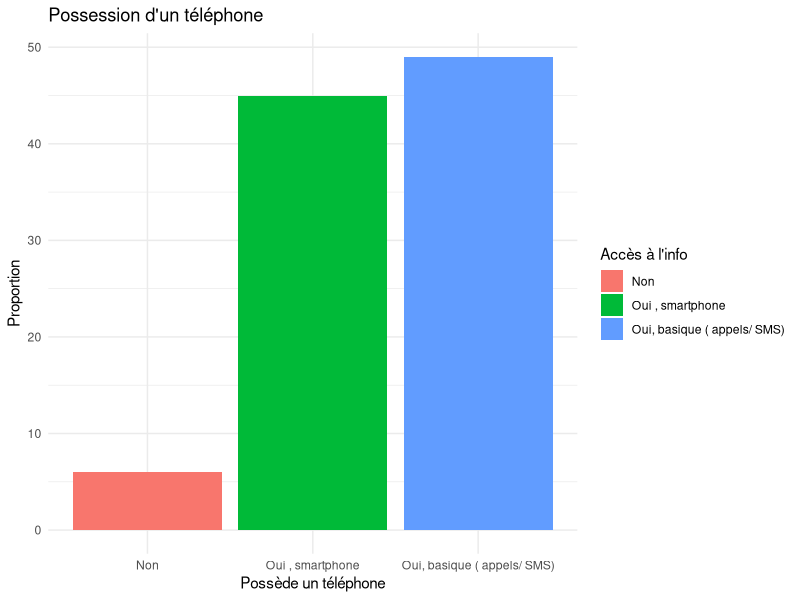
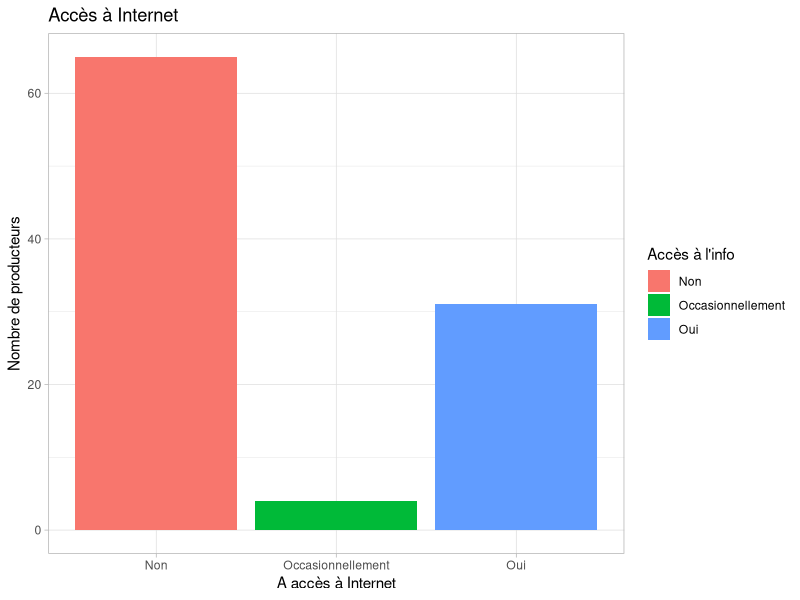

The R source for these figures, in order: (Note: this script raises an error after producing the figures.)
# OUVRIR La base de données simulées
library(readr)
simulation <- read.csv("Simulation_AgriN.csv")
View(simulation)


# convertir les colonnes non numériques en factor
simulation$sexe <- as.factor(simulation$sexe)
simulation$age <- as.factor(simulation$age)
simulation$etude <- as.factor(simulation$etude)
simulation$vilage <- as.factor(simulation$vilage)
simulation$commune <- as.factor(simulation$commune)
simulation$type_agri <- as.factor(simulation$type_agri)
simulation$culture1 <- as.factor(simulation$culture1)
simulation$culture2 <- as.factor(simulation$culture2)
simulation$culture3 <- as.factor(simulation$culture3)
simulation$unite_superficie_maïs <- as.factor(simulation$unite_superficie_maïs)
simulation$unite_superficie_total <- as.factor(simulation$unite_superficie_total)
simulation$expérience <- as.factor(simulation$expérience)
simulation$phenomene_clima_obs <- as.factor(simulation$phenomene_clima_obs)
simulation$liste_phenomene_clima_obs <- as.factor(simulation$liste_phenomene_clima_obs)
simulation$moyen_gestion_risques <- as.factor(simulation$moyen_gestion_risques)
simulation$moyen1 <- as.factor(simulation$moyen1)
simulation$Moyen2 <- as.factor(simulation$Moyen2)
simulation$Moyen3 <- as.factor(simulation$Moyen3)
simulation$possession_telephone <- as.factor(simulation$possession_telephone)
simulation$acces_internet <- as.factor(simulation$acces_internet)
simulation$Utilisation_outils_numeriques <- as.factor(simulation$Utilisation_outils_numeriques)
simulation$precisez_lesquels <- as.factor(simulation$precisez_lesquels)
simulation$frequence_appli_mobiles <- as.factor(simulation$frequence_appli_mobiles)
simulation$frequence_plateformes_web. <- as.factor(simulation$frequence_plateformes_web.)
simulation$frequence_SMS_alerte.pretoce. <- as.factor(simulation$frequence_SMS_alerte.pretoce.)
simulation$frequence_reseaux_sociaux.agricoles <- as.factor(simulation$frequence_reseaux_sociaux.agricoles)
simulation$frequence_autres_outils <- as.factor(simulation$frequence_autres_outils)
simulation$obstacles_au_numerique <- as.factor(simulation$obstacles_au_numerique)
simulation$informations_souhaitee_recevoir <- as.factor(simulation$informations_souhaitee_recevoir)
simulation$forme_reception_préfere <- as.factor(simulation$forme_reception_préfere)
simulation$langues_adaptes <- as.factor(simulation$langues_adaptes)
simulation$Langue_locale_majoritaire <- as.factor(simulation$Langue_locale_majoritaire)
simulation$fonctionalite_application <- as.factor(simulation$fonctionalite_application)
simulation$caracteristique_principale_application <- as.factor(simulation$caracteristique_principale_application)
simulation$gestionnaire <- as.factor(simulation$gestionnaire)
simulation$appli_numerique_gere_aleas_climatiques <- as.factor(simulation$appli_numerique_gere_aleas_climatiques)
simulation$conditions_utilisation <- as.factor(simulation$conditions_utilisation)
simulation$contribution_symbolique <- as.factor(simulation$contribution_symbolique)
simulation$suggestions <- as.factor(simulation$suggestions)

# Analyse Univariée (le "Tri à plat") pour dresser le panorama global de l'accès à l'information et des obstacles
summary(simulation[, 22:31])


# création d'un graphique pour montrerla possession de telephone et l'accès à internet
install.packages("ggplot2")
library(ggplot2)
ggplot(simulation, aes(x = possession_telephone, fill = possession_telephone)) + geom_bar(position = "dodge") + labs(title = "Possession d'un téléphone", x = "Possède un téléphone", y = "Proportion", fill = "Accès à l'info") + theme_minimal()

ggplot(simulation, aes(x = acces_internet, fill = acces_internet)) + geom_bar(position = "dodge") + labs(title = "Accès à Internet", x = "A accès à Internet", y = "Nombre de producteurs", fill = "Accès à l'info") + theme_light()

# Tableau croisé pour montrer l'accès à internet et au téléphone selon le sexe 
tab_sexe_tel <- table(simulation$sexe, simulation$possession_telephone)
View(tab_sexe_tel)
tab_sexe_net <- table(simulation$sexe, simulation$acces_internet)
View(tab_sexe_net)
cat("Pourcentage de possession de téléphone par sexe \n")
round(prop.table(tab_sexe_tel, 1) * 100, 1)
cat("Pourcentage d'accès à internet par sexe \n")
round(prop.table(tab_sexe_net, 1) * 100, 1)

# Tableau croisé pour montrer l'accès à internet et au téléphone selon le niveau d'instruction
tab_scol_tel <- table(simulation$etude, simulation$possession_telephone)
View(tab_scol_tel)
tab_scol_net <- table(simulation$etude, simulation$acces_internet)
View(tab_scol_net)
cat("Accès à internet selon le niveau d'instruction\n")
round(prop.table(tab_scol_net, 1) * 100, 1)
cat("Possession de telephone selon le niveau d'instruction \n")
round(prop.table(tab_scol_tel, 1) * 100, 1)

# Tableau croisé pour montrer l'accès à internet et au téléphone selon la commune
cat(" Score moyen de maturité numérique par commune \n") 
aggregate(score_maturite ~ commune, data = simulation, FUN = mean)



# Les tests de dépendance
test_fisher <- fisher.test(table(simulation$acces_internet, simulation$possession_telephone))
print(test_fisher)

test_fisher_scol_net <- fisher.test(table(simulation$etude, simulation$acces_internet))
cat(" Résultat du Test de Fisher pour accès internet selon l'instruction \n")
print(test_fisher_scol_net)

test_fisher_scol_tel <- fisher.test(table(simulation$etude, simulation$possession_telephone))
cat(" Résultat du Test de Fisher pour possession de telephone selon l'instruction \n")
print(test_fisher_scol_tel)

test_fisher_com_net <- fisher.test(table(simulation$commune, simulation$acces_internet))
cat(" Résultat du Test de Fisher pour accès internet selon la commune \n")
print(test_fisher_com_net)

test_fisher_com_tel <- fisher.test(table(simulation$commune, simulation$possession_telephone))
cat(" Résultat du Test de Fisher pour possession de telephone selon la commune \n")
print(test_fisher_com_tel)


test_fisher_culture_tel <- fisher.test(table(simulation$culture1, simulation$possession_telephone))
cat(" Résultat du Test de Fisher pour possession de telephone selon le type de culture \n")
print(test_fisher_culture_tel)

test_fisher_culture_net <- fisher.test(table(simulation$culture1, simulation$acces_internet))
cat(" Résultat du Test de Fisher pour accès internet selon le type de culture \n")
print(test_fisher_culture_net)

## montrer les résultats dans un graphique
library(ggplot2)

# Graphique pour voir la Commune qui favorise l'accès à internet
ggplot(simulation, aes(x = commune, fill = acces_internet)) +
  geom_bar(position = "fill") +
  scale_y_continuous(labels = scales::percent) +
  labs(title = "Disparité d'accès à Internet par Commune",
       y = "Pourcentage", x = "Communes") +
  theme_minimal()

# Graphique pour voir le type de culture qui favorise la possession de telephone
library(ggplot2)
ggplot(simulation, aes(x = culture1, fill = possession_telephone)) +
  geom_bar(position = "fill") +
  scale_y_continuous(labels = scales::percent) +
  labs(title = "Disparité de possession de telephone par culture",
       y = "Pourcentage", x = "Communes") +
  theme_minimal()

# . Créer une typologie (Le profil du "Producteur Connecté") classement du plusconnecté au moins connecté
simulation$connecte_num <- ifelse(simulation$acces_internet == "Oui", 1, 0)
aggregate(connecte_num ~ sexe, data = simulation, FUN = mean)
aggregate(connecte_num ~ etude, data = simulation, FUN = mean)
aggregate(connecte_num ~ age, data = simulation, FUN = mean)
aggregate(connecte_num ~ culture1, data = simulation, FUN = mean)
aggregate(superficie_total_finale ~ acces_internet, data = simulation, FUN = mean)
typologie_finale <- aggregate(connecte_num ~ sexe + etude + age + commune + culture1, data = simulation, FUN = mean)
typologie_finale <- typologie_finale[order(-typologie_finale$connecte_num), ]
print(typologie_finale)

## Utilisation des outils numériques
# Transformation de la colonne précisez_lesquels
simulation$precisez_lesquels[simulation$Utilisation_outils_numeriques == "Non"] <- "Aucun"

# Transformation des autres colonnes de frequence d'utilisation
outils <- c("frequence_appli_mobiles", "frequence_plateformes_web.", "frequence_SMS_alerte.pretoce.", "frequence_reseaux_sociaux.agricoles", "frequence_autres_outils")
for (nom in outils) { simulation[[nom]][simulation$Utilisation_outils_numeriques == "Non"] <- "Jamais" }
simulation$frequence_appli_mobiles[simulation$frequence_appli_mobiles == "jamais"] <- "Jamais"
simulation$frequence_plateformes_web.[simulation$frequence_plateformes_web. == "jamais"] <- "Jamais"


## analyse de la frequence, du rythme d'utilisation des outils
# transformation des colonnes en frequences ordonnées
ordre_frequence <- c("Jamais", "Rarement", "Mensuellement", "Hebdomadairement","Quotidiennement" )
for (nom in outils) { simulation[[nom]] <- factor(simulation[[nom]], levels = ordre_frequence, ordered = TRUE) }
summary(simulation[, c("frequence_appli_mobiles", "frequence_plateformes_web.", "frequence_SMS_alerte.pretoce.", "frequence_reseaux_sociaux.agricoles", "frequence_autres_outils")])


# Transformer les fréquences en scores numériques
simulation$score_appli_mobile <- as.numeric(as.factor(simulation$frequence_appli_mobiles))
simulation$score_plateforme_web <- as.numeric(as.factor(simulation$frequence_plateformes_web.))
simulation$score_SMS_alerte <- as.numeric(as.factor(simulation$frequence_SMS_alerte.pretoce.))
simulation$score_resaux_sociaux <- as.numeric(as.factor(simulation$frequence_reseaux_sociaux.agricoles))
simulation$score_autre_outil <- as.numeric(as.factor(simulation$frequence_autres_outils))


# Comparer les moyennes par groupe (par Commune et par culture)
aggregate(score_appli_mobile ~ commune, data = simulation, FUN = mean)
aggregate(score_plateforme_web ~ commune, data = simulation, FUN = mean)
aggregate(score_SMS_alerte ~ commune, data = simulation, FUN = mean)
aggregate(score_resaux_sociaux ~ commune, data = simulation, FUN = mean)
aggregate(score_autre_outil ~ commune, data = simulation, FUN = mean)

# Comparer les moyennes par groupe ( par culture)
aggregate(score_appli_mobile ~ culture1, data = simulation, FUN = mean)
aggregate(score_plateforme_web ~ culture1, data = simulation, FUN = mean)
aggregate(score_SMS_alerte ~ culture1, data = simulation, FUN = mean)
aggregate(score_resaux_sociaux ~ culture1, data = simulation, FUN = mean)
aggregate(score_autre_outil ~ culture1, data = simulation, FUN = mean)

# analyse des moyennes pour les comparer les moyennes entre scores et commune
anova_appli_comune <- aov(score_appli_mobile ~ commune, data = simulation) 
summary(anova_appli_comune)

anova_web_comune <- aov(score_plateforme_web ~ commune, data = simulation) 
summary(anova_web_comune)

anova_SMS_comune <- aov(score_SMS_alerte ~ commune, data = simulation) 
summary(anova_SMS_comune)

anova_reseau_comune <- aov(score_resaux_sociaux ~ commune, data = simulation) 
summary(anova_reseau_comune)

anova_autre_outil_comune <- aov(score_autre_outil ~ commune, data = simulation) 
summary(anova_autre_outil_comune)


# analyse des moyennes pour les comparer les moyennes entre scores et culture
anova_appli_culture <- aov(score_appli_mobile ~ culture1, data = simulation) 
summary(anova_appli_comune)

anova_web_culture <- aov(score_plateforme_web ~ culture1, data = simulation) 
summary(anova_web_comune)

anova_SMS_culture <- aov(score_SMS_alerte ~ culture1, data = simulation) 
summary(anova_SMS_comune)

anova_reseau_culture <- aov(score_resaux_sociaux ~ culture1, data = simulation) 
summary(anova_reseau_comune)

anova_autre_outil_culture <- aov(score_autre_outil ~ culture1, data = simulation) 
summary(anova_autre_outil_comune)
#Fréquence (ANOVA) n'est pas significatif alors que l'usage des outls numériques l'est, cela veut dire que la barrière est l'accès (avoir l'outil), mais qu'une fois qu'ils l'ont, ils l'utilisent tous de la même façon.

# Visualiser la comparaison (Le "Radar Chart" ou Barres)

# Classement des obstacles par ordre croissant 
table_obstacle <- table(simulation$obstacles_au_numerique) 
table_obstacle_trie <- sort(table_obstacle, decreasing = TRUE) 
pourcent_obstacle <- prop.table(table_obstacle_trie) * 100 
print(pourcent_obstacle)

obstacles_liste <- c("Manque de réseau", "Cout d'accès à internet", "Manque de formation", "Langue/Compréhension", "Manque de pertinence des informations", "Autre")
counts <- sapply(obstacles_liste, function(x) sum(grepl(x, simulation$obstacles_au_numerique, ignore.case = TRUE)))
pourcent_obstacle <- (counts / nrow(simulation)) * 100
print(pourcent_obstacle)

# création d'un graphique qui montre les obstacles
df_graph <- data.frame( Obstacle = obstacles_liste, Nombre = sapply(obstacles_liste, function(x) sum(grepl(x, simulation$obstacles_au_numerique, ignore.case = TRUE))) )
ggplot(df_graph, aes(x = reorder(Obstacle, Nombre), y = Nombre, fill = Obstacle)) + geom_bar(stat = "identity") + coord_flip() + labs(title = "Principaux obstacles au numérique", x = "Obstacles", y = "Nombre de citations") + theme_minimal() + theme(legend.position = "none")

# graphique pour montrer les obstacles selon le type de culture (ne pas utiliser)
install.packages("dplyr")
library(dplyr)
cultures <- unique(simulation$culture1) 
obstacles <- c("Manque de réseau", "Cout d'accès à internet", "Manque de formation", "Langue/Compréhension", "Manque de pertinence des informations", "Autre")

df_croise <- expand.grid(Culture = cultures, Obstacle = obstacles)
df_croise$Nombre <- mapply(function(c, o) {
  simulation %>% filter(culture1 == c, grepl(o, obstacles_au_numerique)) %>% nrow()
}, df_croise$Culture, df_croise$Obstacle)
library(ggplot2)

ggplot(df_croise, aes(x = Culture, y = Nombre, fill = Obstacle)) + geom_bar(stat = "identity", position = "dodge") + labs(title = "Obstacles au numérique selon le type de culture", x = "Type de Culture", y = "Nombre de citations") + theme_minimal()

# vérifiez si le maïs est aussi celle qui a la plus grande taille d'exploitation ou le plus haut taux de connexion :
aggregate(superficie_total_finale ~ culture1, data = simulation, FUN = mean)

total_par_culture <- as.data.frame(table(simulation$culture1)) 
colnames(total_par_culture) <- c("Culture", "Total")
df_pourcent <- merge(df_croise, total_par_culture, by = "Culture")
df_pourcent$Pourcentage <- (df_pourcent$Nombre / df_pourcent$Total) * 100
ggplot(df_pourcent, aes(x = Culture, y = Pourcentage, fill = Obstacle)) + geom_bar(stat = "identity", position = "dodge") + theme_minimal() + labs(title = "Intensité des obstacles par culture (%)", y = "Pourcentage de citation")


# C'est une excellente nouvelle pour votre analyse, car cela confirme la cohérence de vos résultats précédents (ceux où vos p-values étaient supérieures à 0.5).

#L'implication est la suivante : Les obstacles (réseau, coût) sont uniformes. Ils frappent tout le monde avec la même intensité relative, peu importe la culture. Il n'y a pas une filière plus "sacrifiée" qu'une autre.
# Cela confirme les résultats des tests d'inférence ($p > 0.5$) : les barrières à l'adoption sont structurelles et ne dépendent pas du type de spéculation agricole.

# Puisque nous avons vu que les obstacles sont assez homogènes, la différence se jouera sur l'adéquation entre le profil social et la solution préférée.

# Typologie des solutions
# calcul de score pour chaque colonne
information_liste <- c("Prévisions météorologiques localisées", "Alertes  précoces (sècheresse, inondation, ravageurs )", "Conseils techniques de  production", "Gestion de l'irrigation et de l'eau", "Accès au crédit ou à l' assurance agricole")
reception_liste <- c("SMS", "Message vocaux", "Application mobile", "Site web", "Réseaux sociaux", "Radio locale")
langue_liste <- c("Francais", "Images/Pictogrammes", "Audio", "Langues locales")
fonctionalite_liste <- c("D'enregistrer  vos données de culture (dates, rendements,  superficies)", "D'échanger avec d'autres producteurs", "D' accéder à des formations ou tutoriels en ligne", "De signaler des problèmes ( maladies, manque d'eau etc...)", "D' obtenir des conseils personnalisés")
gestion_liste <- c("Coopérative/groupement", "ONG", "Ministère de l'Agriculture", "Recherche", "Entreprise privée")

counts_information <- sapply(information_liste, function(x) { sum(grepl(x, simulation$informations_souhaitee_recevoir, ignore.case = TRUE)) })
counts_reception <- sapply(reception_liste, function(x) { sum(grepl(x, simulation$forme_reception_préfere, ignore.case = TRUE)) })
counts_langue <- sapply(langue_liste, function(x) { sum(grepl(x, simulation$langues_adaptes, ignore.case = TRUE)) })
counts_fonctionalite <- sapply(fonctionalite_liste, function(x) { sum(grepl(x, simulation$fonctionalite_application, ignore.case = TRUE)) })
counts_gestion <- sapply(gestion_liste, function(x) { sum(grepl(x, simulation$gestionnaire, ignore.case = TRUE)) })

df_information <- data.frame(Information = information_liste, Nombre = counts_information)
df_reception <- data.frame(Reception = reception_liste, Nombre = counts_reception)
df_langue <- data.frame(Langue = langue_liste, Nombre = counts_langue)
df_fonctionalite <- data.frame(Fonctionalite = fonctionalite_liste, Nombre = counts_fonctionalite)
df_gestion <- data.frame(Gestion = gestion_liste, Nombre = counts_gestion)

# Recommandations : Tableau de synthèse final des solutions
solution_ideale <- data.frame(
  Categorie = c("Information prioritaire", "Canal de réception", "Langue préférée", "Fonctionnalité clé", "Gestionnaire de confiance"),
  Choix_Majoritaire = c(
    df_information$Information[which.max(df_information$Nombre)],
    df_reception$Reception[which.max(df_reception$Nombre)],
    df_langue$Langue[which.max(df_langue$Nombre)],
    df_fonctionalite$Fonctionalite[which.max(df_fonctionalite$Nombre)],
    df_gestion$Gestion[which.max(df_gestion$Nombre)]
  ))

print(solution_ideale)


# Générateur de typologies de solutions
analyser_typo <- function(variable_profil) { 
  expand.grid(Profil = unique(simulation[[variable_profil]]), 
              Type = c("Information", "Reception", "Langue", "Fonctionalite", "Gestion"),
              Option = c(information_liste, reception_liste, langue_liste, fonctionalite_liste, gestion_liste )) %>%
    rowwise() %>%
    mutate(Score = sum(simulation[[variable_profil]] == Profil & 
                         (grepl(Option, df_information, ignore.case = TRUE) | 
                            grepl(Option, df_reception, ignore.case = TRUE) |
                            grepl(Option, df_langue, ignore.case = TRUE) |
                            grepl(Option, df_fonctionalite, ignore.case = TRUE) |
                            grepl(Option, df_gestion, ignore.case = TRUE))))
  }

# Analyser la typologie de solutions par culture par sexe et par commune et faire le graphe pour rédiger des fiches de solutions précises
df_typo_culture <- analyser_typo("culture1")
df_typo_sexe <- analyser_typo("sexe")
df_typo_commune <- analyser_typo("commune")
df_typo_vilage <- analyser_typo("vilage")

#REPRESENTATION graphique des solutions
ggplot(df_typo_culture, aes(x = Option, y = Score, fill = Type)) + 
  geom_bar(stat = "identity") +
  facet_wrap(~Profil) + 
  coord_flip() +
  theme_minimal() +
  labs(title = "Choix des solutions par type de culture", x = "Solutions choisies", y = "Nombre de citations")


ggplot(df_typo_sexe, aes(x = Option, y = Score, fill = Type)) + 
  geom_bar(stat = "identity") +
  facet_wrap(~Profil) + 
  coord_flip() +
  theme_minimal() +
  labs(title = "Choix des solutions par genre", x = "Solutions choisies", y = "Nombre de citations")

ggplot(df_typo_commune, aes(x = Option, y = Score, fill = Type)) + 
  geom_bar(stat = "identity") +
  facet_wrap(~Profil) + 
  coord_flip() +
  theme_minimal() +
  labs(title = "Choix des solutions par commune", x = "Solutions choisies", y = "Nombre de citations")

ggplot(df_typo_vilage, aes(x = Option, y = Score, fill = Type)) + 
  geom_bar(stat = "identity") +
  facet_wrap(~Profil) + 
  coord_flip() +
  theme_minimal() +
  labs(title = "Choix des solutions par village", x = "Solutions choisies", y = "Nombre de citations")

# Recommandations : Tableau de synthèse final des solutions

solution_ideale <- data.frame(
  Categorie = c("Information prioritaire", "Canal de réception", "Langue préférée", "Fonctionnalité clé", "Gestionnaire de confiance"),
  Choix_Majoritaire = c(
    df_information$Information[which.max(df_information$Nombre)],
    df_reception$Reception[which.max(df_reception$Nombre)],
    df_langue$Langue[which.max(df_langue$Nombre)],
    df_fonctionalite$Fonctionalite[which.max(df_fonctionalite$Nombre)],
    df_gestion$Gestion[which.max(df_gestion$Nombre)]
  ))

print(solution_ideale)


 
